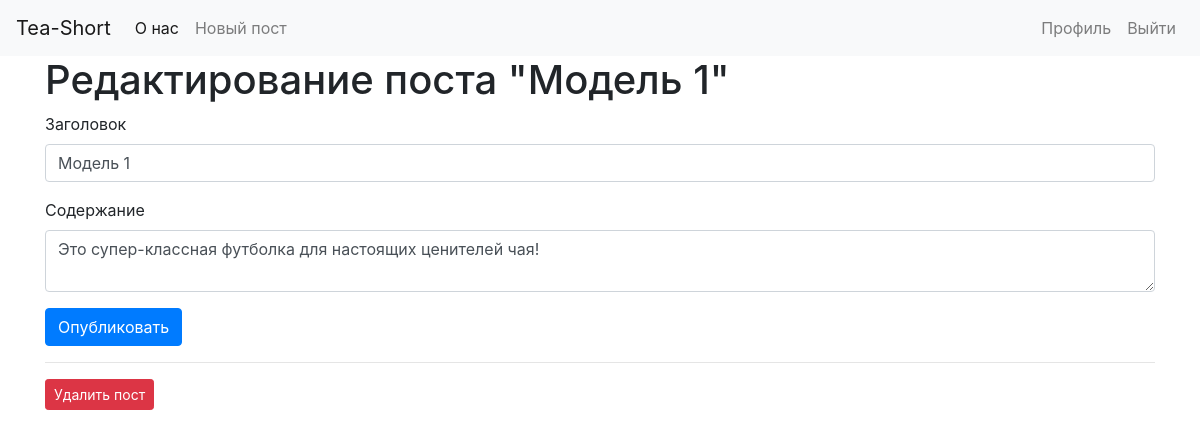
Screenshot of /22/edit (signed in) with the database file from the repository.
### models/post.py (models this page shows)
class Post(db.Model):
    __tablename__ = 'posts'
    id = db.Column(db.Integer, primary_key=True)
    created = db.Column(db.DateTime(timezone=True),
                        server_default=func.now())
    title = db.Column(db.Text, nullable=False)
    content = db.Column(db.Text, nullable=False)
    photo_id = db.Column(db.Integer, ForeignKey("photos.id"))

### controllers/main_controller.py (the view)
@login_required
def get_edit_post_form(id):
    if not current_user.is_admin():
        flash('Редактирование доступно только администраторам')
        return redirect(url_for('.index'))
    post = db_get_post(id)
    if post is None:
        abort(404)
    return render_template('edit.html', post=post)

### app.py (called while the page is built)
@login_manager.user_loader
def load_user(user_id):
    return db.session.query(User).get(user_id)

### models/post.py (called while the page is built)
def db_get_post(id):
    return Post.query.filter_by(id=id).first()

### models/user.py (called while the page is built)
    def is_admin(self):
        return self.role == 'admin'

### templates/edit.html
{% extends 'base.html' %}
{% block content %}
<h1>{% block title %} Редактирование поста "{{ post['title'] }}" {% endblock %}</h1>
<form method="post">
    <div class="form-group">
        <label for="title">Заголовок</label>
        <input type="text" name="title" placeholder="Заголовок поста"
               class="form-control"
               value="{{ request.form['title'] or post['title'] }}"></input>
    </div>
    <div class="form-group">
        <label for="content">Содержание</label>
        <textarea name="content" placeholder="Содержание поста"
                  class="form-control">{{ request.form['content'] or post['content'] }}</textarea>
    </div>
    <div class="form-group">
        <button type="submit" class="btn btn-primary">Опубликовать</button>
    </div>
</form>
<hr>
<form action="{{ url_for('.delete_post', id=post['id']) }}" method="POST">
    <input type="submit" value="Удалить пост"
            class="btn btn-danger btn-sm"
            onclick="return confirm('Вы точно хотите удалить этот пост?')">
</form>
{% endblock %}

### rows the page displays
Post: title "Модель 1", content "Это супер-классная футболка для настоящих ценителей чая!"
